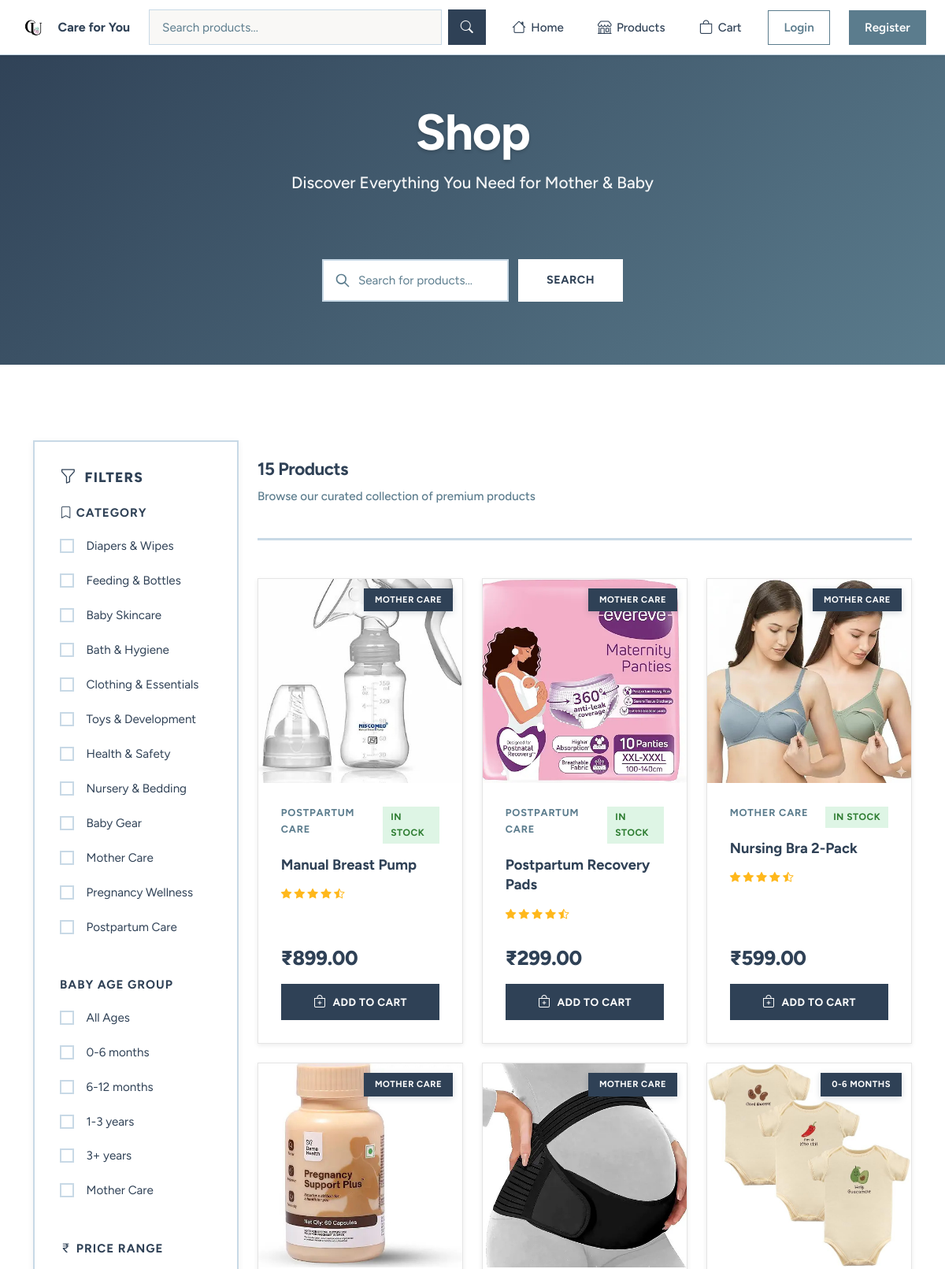
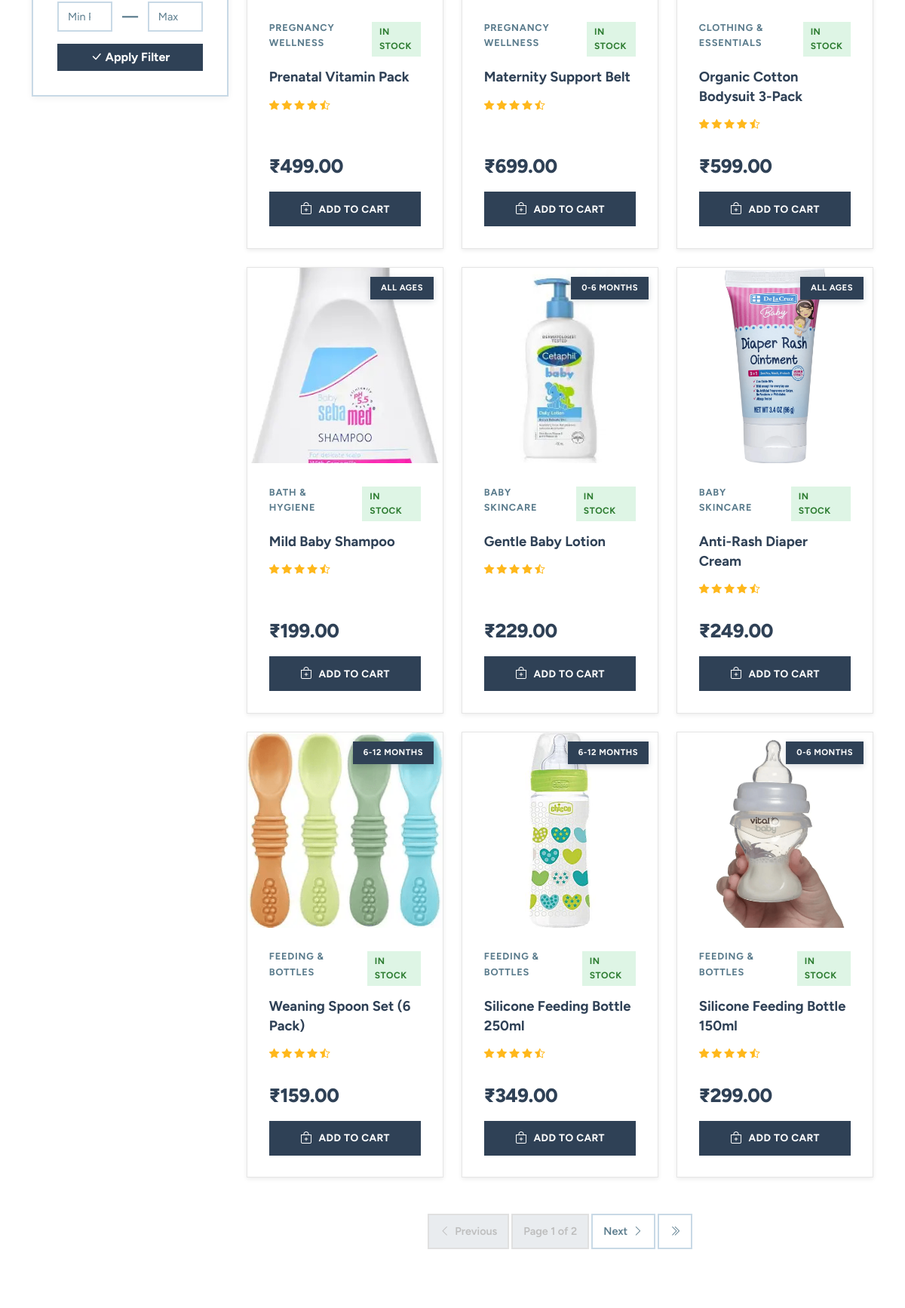
Screenshot of /products/ (upper part) with the database file from the repository (2 pictures, top to bottom).
### apps/products/models.py (models this page shows, shortened)
class Category(models.Model):
    name = models.CharField(max_length=100, unique=True)
    slug = models.SlugField(unique=True)

class Product(models.Model):
    AGE_GROUP_CHOICES = [
        ("all", "All Ages"),
        ("0-6", "0-6 months"),
        ("6-12", "6-12 months"),
        ("1-3", "1-3 years"),
        ("3+", "3+ years"),
        ("mother", "Mother Care"),
    ]
    name = models.CharField(max_length=150)
    category = models.ForeignKey(Category, on_delete=models.PROTECT, related_name="products")
    price = models.DecimalField(max_digits=10, decimal_places=2)
    description = models.TextField()
    image = models.ImageField(upload_to="products/", blank=True, null=True)
    stock = models.PositiveIntegerField(default=0)
    baby_age_group = models.CharField(max_length=10, choices=AGE_GROUP_CHOICES, default="all")
    is_active = models.BooleanField(default=True)
    created_at = models.DateTimeField(auto_now_add=True)
    class Meta:
        ordering = ["-created_at"]

### apps/products/views.py (the view)
# urls.py: path("", ProductListView.as_view(), name="list"),
class ProductListView(ListView):
    template_name = "products/product_list.html"
    model = Product
    context_object_name = "products"
    paginate_by = 12
    def get_queryset(self):
        queryset = Product.objects.filter(is_active=True)
        q = self.request.GET.get("q", "").strip()
        category = self.request.GET.get("category", "").strip()
        min_price = self.request.GET.get("min_price", "").strip()
        max_price = self.request.GET.get("max_price", "").strip()
        age_group = self.request.GET.get("age_group", "").strip()
        if q:
            queryset = queryset.filter(Q(name__icontains=q) | Q(description__icontains=q))
            if self.request.user.is_authenticated:
                SearchHistory.objects.create(user=self.request.user, query=q)
        if category:
            queryset = queryset.filter(category__slug=category)
        if min_price:
            queryset = queryset.filter(price__gte=min_price)
        if max_price:
            queryset = queryset.filter(price__lte=max_price)
        if age_group:
            queryset = queryset.filter(Q(baby_age_group=age_group) | Q(baby_age_group="all"))
        return queryset
    def get_context_data(self, **kwargs):
        context = super().get_context_data(**kwargs)
        context["categories"] = Category.objects.all()
        context["age_groups"] = Product.AGE_GROUP_CHOICES
        return context

### templates/products/product_list.html (shortened to what this page needs)
{% extends 'base.html' %}
{% block content %}
<div class="hero-section">
    <div class="container-lg">
        <div class="hero-content">
            <div class="hero-text">
                <h1 class="hero-title">Shop</h1>
                <p class="hero-subtitle">Discover Everything You Need for Mother & Baby</p>
            </div>
            <form method="get" class="hero-search-form">
                <div class="search-wrapper">
                    <input type="text" name="q" class="form-control hero-search" placeholder="Search for products..." value="{{ request.GET.q }}">
                </div>
                <button type="submit" class="btn btn-search">Search</button>
            </form>
        </div>
    </div>
</div>
<div class="container-lg py-5">
    <div class="row g-4">
        <div class="col-lg-3 d-none d-lg-block">
            <div class="filters-card">
                <h5 class="filters-title mb-4">
                    <i class="bi bi-funnel"></i> Filters
                </h5>
                <div class="filter-group">
                    <h6 class="filter-title">
                        <i class="bi bi-bookmark"></i> Category
                    </h6>
                    <form method="get" id="categoryForm" class="filter-form">
                        {% for category in categories %}
                            <div class="form-check filter-check">
                                <input class="form-check-input" type="radio" name="category" value="{{ category.slug }}" id="cat-{{ category.slug }}"
                                    {% if request.GET.category == category.slug %}checked{% endif %} onchange="document.getElementById('categoryForm').submit()">
                                <label class="form-check-label" for="cat-{{ category.slug }}">
                                    {{ category.name }}
                                </label>
                            </div>
                        {% endfor %}
                    </form>
                </div>
                <div class="filter-group">
                    <h6 class="filter-title">
                         Baby Age Group
                    </h6>
                    <form method="get" id="ageForm" class="filter-form">
                        {% for code, label in age_groups %}
                            <div class="form-check filter-check">
                                <input class="form-check-input age-group-checkbox" type="checkbox" name="age_group" value="{{ code }}" id="age-{{ code }}"
                                    {% if request.GET.age_group == code %}checked{% endif %} onchange="document.getElementById('ageForm').submit()">
                                <label class="form-check-label" for="age-{{ code }}">
                                    {{ label }}
                                </label>
                            </div>
                        {% endfor %}
                    </form>
                </div>
                <div class="filter-group">
                    <h6 class="filter-title">
                        <i class="bi bi-currency-rupee"></i> Price Range
                    </h6>
                    <form method="get" class="price-filter-form">
                        <fieldset class="price-inputs">
                            <input type="number" step="0.01" name="min_price" class="form-control" placeholder="Min Price" value="{{ request.GET.min_price }}">
                            <span class="price-separator">—</span>
                            <input type="number" step="0.01" name="max_price" class="form-control" placeholder="Max Price" value="{{ request.GET.max_price }}">
                        </fieldset>
                        <button type="submit" class="btn btn-apply-filter w-100 mt-3">
                            <i class="bi bi-check-lg"></i> Apply Filter
                        </button>
                    </form>
                </div>
            </div>
        </div>
        <div class="col-lg-9">
            <div class="products-header mb-5">
                <div>
                    <h4 class="products-count">{{ page_obj.paginator.count|default:0 }} Products</h4>
                    <p class="products-subtitle">Browse our curated collection of premium products</p>
                </div>
            </div>
            {% if products %}
                <div class="row g-4">
                    {% for product in products %}
                    <div class="col-lg-4 col-md-6 col-sm-6 col-12">
                        <div class="product-card">
                            <div class="product-image-wrapper">
                                {% if product.get_baby_age_group_display %}
                                    <span class="product-badge">{{ product.get_baby_age_group_display }}</span>
                                {% endif %}
                            </div>
                            <div class="product-info">
                                <div class="product-meta">
                                    <span class="product-category">{{ product.category.name }}</span>
                                    {% if product.stock > 0 %}
                                        <span class="product-stock">In Stock</span>
                                    {% else %}
                                        <span class="product-stock out-of-stock">Out of Stock</span>
                                    {% endif %}
                                </div>
                                <h5 class="product-name">{{ product.name }}</h5>
                                <div class="product-rating mb-2">
                                    <div class="stars">
                                        <i class="bi bi-star-fill"></i>
                                        <i class="bi bi-star-fill"></i>
                                        <i class="bi bi-star-fill"></i>
                                        <i class="bi bi-star-fill"></i>
                                        <i class="bi bi-star-half"></i>
                                    </div>
                                </div>
                                <div class="product-footer">
                                    <div class="product-price-section">
                                        <span class="product-price">₹{{ product.price }}</span>
                                    </div>
                                    <form method="post" action="{% url 'cart:add' product.pk %}" class="product-action-form">
                                        <button type="submit" class="btn btn-add-cart" {% if product.stock <= 0 %}disabled{% endif %}>
                                            <i class="bi bi-bag-plus"></i>
                                            <span class="btn-text">Add to Cart</span>
                                        </button>
                                    </form>
                                </div>
                            </div>
                        </div>
                    </div>
                    {% endfor %}
                </div>
                {% if is_paginated %}
                <nav class="pagination-wrapper mt-5" aria-label="Page navigation">
                    <ul class="pagination justify-content-center">
                        {% if page_obj.has_previous %}
                            <li class="page-item">
                                <a class="page-link" href="?page=1" aria-label="First page">
                                    <i class="bi bi-chevron-double-left"></i>
                                </a>
                            </li>
                            <li class="page-item">
                                <a class="page-link" href="?page={{ page_obj.previous_page_number }}">
                                    <i class="bi bi-chevron-left"></i> Previous
                                </a>
                            </li>
                        {% else %}
                            <li class="page-item disabled">
                                <span class="page-link"><i class="bi bi-chevron-left"></i> Previous</span>
                            </li>
                        {% endif %}
                        <li class="page-item disabled">
                            <span class="page-link">
                                Page {{ page_obj.number }} of {{ page_obj.paginator.num_pages }}
                            </span>
                        </li>
                        {% if page_obj.has_next %}
                            <li class="page-item">
                                <a class="page-link" href="?page={{ page_obj.next_page_number }}">
                                    Next <i class="bi bi-chevron-right"></i>
                                </a>
                            </li>
                            <li class="page-item">
                                <a class="page-link" href="?page={{ page_obj.paginator.num_pages }}" aria-label="Last page">
                                    <i class="bi bi-chevron-double-right"></i>
                                </a>
                            </li>
                        {% else %}
                            <li class="page-item disabled">
                                <span class="page-link">Next <i class="bi bi-chevron-right"></i></span>
                            </li>
                        {% endif %}
                    </ul>
                </nav>
                {% endif %}
            {% endif %}
        </div>
    </div>
</div>
{% endblock %}

### rows the page displays
Category: slug "☐ Diapers & Wipes", name "Diapers & Wipes"
Category: slug "☐ Feeding & Bottles", name "Feeding & Bottles"
Category: slug "☐ Baby Skincare", name "Baby Skincare"
Category: slug "☐ Bath & Hygiene", name "Bath & Hygiene"
Category: slug "☐ Clothing & Essentials", name "Clothing & Essentials"
Category: slug "☐ Toys & Development", name "Toys & Development"
Category: slug "☐ Health & Safety", name "Health & Safety"
Category: slug "☐ Nursery & Bedding", name "Nursery & Bedding"
Category: slug "☐ Baby Gear", name "Baby Gear"
Category: slug "☐ Mother Care", name "Mother Care"
Category: slug "☐ Pregnancy Wellness", name "Pregnancy Wellness"
Category: slug "☐ Postpartum Care", name "Postpartum Care"
Product: baby_age_group "MOTHER CARE", category.name "POSTPARTUM CARE", stock "IN STOCK", name "Manual Breast Pump", price "899.00"
Product: baby_age_group "MOTHER CARE", category.name "POSTPARTUM CARE", stock "IN STOCK", name "Postpartum Recovery Pads", price "299.00"
Product: baby_age_group "MOTHER CARE", category.name "MOTHER CARE", stock "IN STOCK", name "Nursing Bra 2-Pack", price "599.00"
Product: baby_age_group "MOTHER CARE", category.name "PREGNANCY WELLNESS", stock "IN STOCK", name "Prenatal Vitamin Pack", price "499.00"
Product: baby_age_group "MOTHER CARE", category.name "PREGNANCY WELLNESS", stock "IN STOCK", name "Maternity Support Belt", price "699.00"
Product: baby_age_group "0-6 MONTHS", category.name "CLOTHING & ESSENTIALS", stock "IN STOCK", name "Organic Cotton Bodysuit 3-Pack", price "599.00"
Product: baby_age_group "ALL AGES", category.name "BATH & HYGIENE", stock "IN STOCK", name "Mild Baby Shampoo", price "199.00"
Product: baby_age_group "0-6 MONTHS", category.name "BABY SKINCARE", stock "IN STOCK", name "Gentle Baby Lotion", price "229.00"
Product: baby_age_group "ALL AGES", category.name "BABY SKINCARE", stock "IN STOCK", name "Anti-Rash Diaper Cream", price "249.00"
Product: baby_age_group "6-12 MONTHS", category.name "FEEDING & BOTTLES", stock "IN STOCK", name "Weaning Spoon Set (6 Pack)", price "159.00"
Product: baby_age_group "6-12 MONTHS", category.name "FEEDING & BOTTLES", stock "IN STOCK", name "Silicone Feeding Bottle 250ml", price "349.00"
Product: baby_age_group "0-6 MONTHS", category.name "FEEDING & BOTTLES", stock "IN STOCK", name "Silicone Feeding Bottle 150ml", price "299.00"

### other values shown
{{ label }} "All Ages" "0-6 months" "6-12 months" "1-3 years" "3+ years" "Mother Care"
{{ page_obj.paginator.count|default:0 }} "15"
{{ page_obj.number }} "1"
{{ page_obj.paginator.num_pages }} "2"
